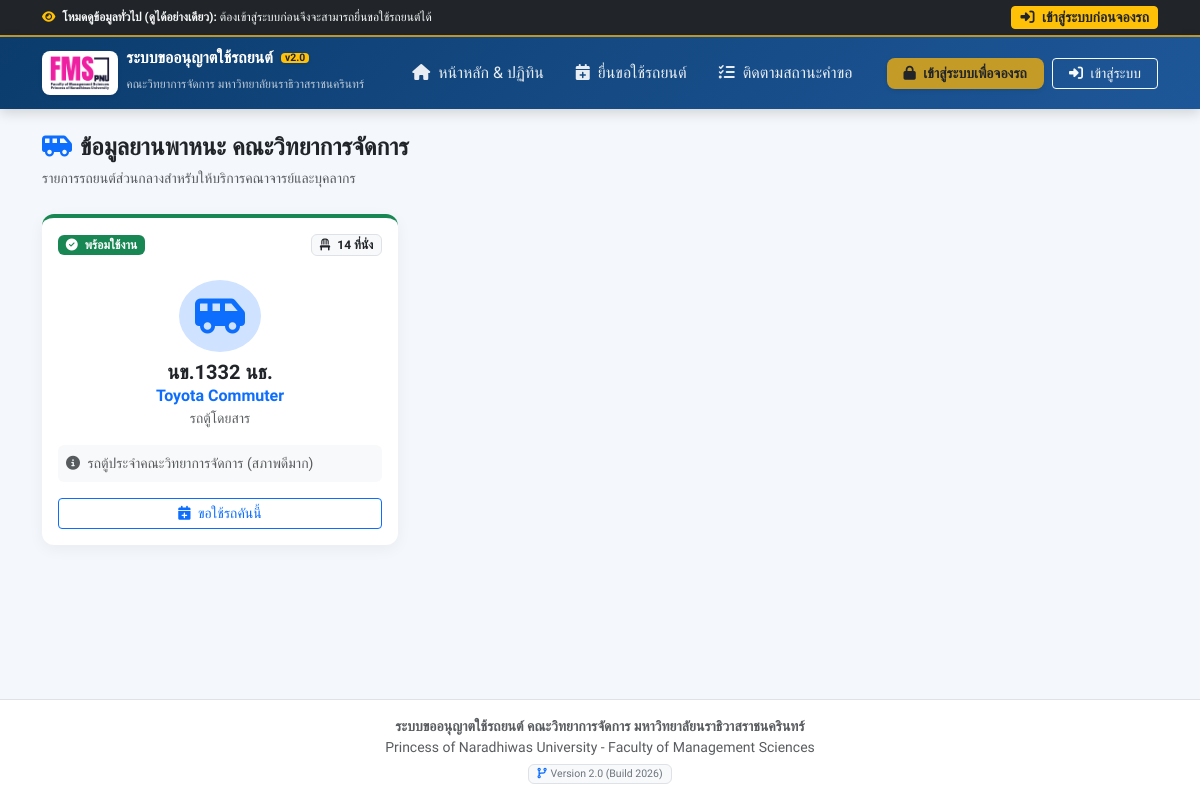
Screenshot of /vehicles.php with the database file from the repository.
### tables this page shows
CREATE TABLE vehicles (
    id INTEGER PRIMARY KEY AUTOINCREMENT,
    plate_number TEXT UNIQUE NOT NULL,
    brand_model TEXT NOT NULL,
    vehicle_type TEXT NOT NULL, -- รถตู้, รถกระบะ, รถเก๋ง
    seats INTEGER DEFAULT 14,
    status TEXT DEFAULT 'active', -- active, maintenance, inactive
    notes TEXT,
    created_at DATETIME DEFAULT CURRENT_TIMESTAMP
);

### includes/auth.php (called while the page is built, shortened)
<?php
$currentUser = $_SESSION['user'] ?? null;
$isLoggedIn = !empty($currentUser);
$isAdmin = $isLoggedIn && (($currentUser['role'] ?? '') === 'admin');

### vehicles.php (the view, shortened to what this page needs)
<?php
require_once __DIR__ . '/includes/auth.php';
$vehicles = $pdo->query("SELECT * FROM vehicles ORDER BY id ASC")->fetchAll();
require_once __DIR__ . '/includes/header.php';
?>
<div class="d-flex justify-content-between align-items-center mb-4">
    <div>
        <h4 class="fw-bold text-dark mb-1">
            <i class="fas fa-van-shuttle text-primary me-2"></i>ข้อมูลยานพาหนะ คณะวิทยาการจัดการ
        </h4>
        <span class="text-muted small">
            รายการรถยนต์ส่วนกลางสำหรับให้บริการคณาจารย์และบุคลากร
        </span>
    </div>
</div>
<div class="row g-4">
    <?php foreach ($vehicles as $v): ?>
    <div class="col-md-6 col-lg-4">
        <div class="card card-custom h-100 p-3 border-top border-4 <?= ($v['status'] == 'active') ? 'border-success' : 'border-danger' ?>">
            <div class="d-flex justify-content-between align-items-center mb-2">
                <span class="badge <?= ($v['status'] == 'active') ? 'bg-success' : 'bg-danger' ?>">
                    <i class="fas <?= ($v['status'] == 'active') ? 'fa-check-circle' : 'fa-tools' ?> me-1"></i>
                    <?= ($v['status'] == 'active') ? 'พร้อมใช้งาน' : 'ซ่อมบำรุง' ?>
                </span>
                <span class="badge bg-light text-dark border">
                    <i class="fas fa-chair me-1"></i> <?= $v['seats'] ?> ที่นั่ง
                </span>
            </div>
            <div class="text-center py-3">
                <div class="bg-primary-subtle text-primary rounded-circle d-inline-flex p-3 mb-2">
                    <i class="fas <?= (strpos($v['vehicle_type'], 'กระบะ') !== false) ? 'fa-truck-pickup' : 'fa-van-shuttle' ?> fs-1"></i>
                </div>
                <h5 class="fw-bold text-dark mb-0"><?= htmlspecialchars($v['plate_number']) ?></h5>
                <div class="text-primary fw-semibold"><?= htmlspecialchars($v['brand_model']) ?></div>
                <div class="text-muted small"><?= htmlspecialchars($v['vehicle_type']) ?></div>
            </div>
            <p class="text-muted small mb-3 bg-light p-2 rounded">
                <i class="fas fa-info-circle me-1"></i> <?= htmlspecialchars($v['notes'] ?: 'ไม่มีหมายเหตุเพิ่มเติม') ?>
            </p>
            <div class="mt-auto d-flex gap-2">
                <a href="book.php?vehicle_id=<?= $v['id'] ?>" class="btn btn-sm btn-outline-primary flex-grow-1 <?= ($v['status'] != 'active') ? 'disabled' : '' ?>">
                    <i class="fas fa-calendar-plus me-1"></i> ขอใช้รถคันนี้
                </a>
            </div>
        </div>
    </div>
    <?php endforeach; ?>
</div>
<?php require_once __DIR__ . '/includes/footer.php'; ?>

### includes/header.php (shortened to what this page needs)
<?php
require_once __DIR__ . '/auth.php';
$currentPage = basename($_SERVER['PHP_SELF']);
?>
<!DOCTYPE html>
<html lang="th">
<head>
    <link href="https://cdn.jsdelivr.net/npm/bootstrap@5.3.3/dist/css/bootstrap.min.css" rel="stylesheet">
    <link href="https://cdnjs.cloudflare.com/ajax/libs/font-awesome/6.5.1/css/all.min.css" rel="stylesheet">
    <link href="https://cdn.jsdelivr.net/npm/fullcalendar@6.1.11/index.global.min.css" rel="stylesheet">
</head>
<body>
<div class="role-bar">
    <div class="container d-flex flex-wrap justify-content-between align-items-center">
        <?php if ($isAdmin): ?>
            <div class="d-flex align-items-center">
                <span class="badge bg-danger me-2"><i class="fas fa-user-shield me-1"></i> ผู้ดูแลระบบ (Admin)</span>
                <strong class="text-warning me-2"><?= htmlspecialchars($currentUser['fullname']) ?></strong>
                <span class="text-light opacity-75 small">(<?= htmlspecialchars($currentUser['position']) ?>)</span>
            </div>
            <div class="d-flex align-items-center gap-2">
                <a href="users.php" class="btn btn-warning btn-sm py-0 px-2 text-dark fw-semibold small">
                    <i class="fas fa-users-gear me-1"></i> รายชื่อ & รหัสผ่าน
                </a>
                <a href="logout.php" class="btn btn-outline-light btn-sm py-0 px-2 small" onclick="return confirm('ยืนยันต้องการออกจากระบบ?');">
                    <i class="fas fa-sign-out-alt me-1"></i> ออกจากระบบ
                </a>
            </div>
        <?php else: ?>
            <div class="small text-light">
                <i class="fas fa-eye text-warning me-1"></i> <strong>โหมดดูข้อมูลทั่วไป (ดูได้อย่างเดียว):</strong> ต้องเข้าสู่ระบบก่อนจึงจะสามารถยื่นขอใช้รถยนต์ได้
            </div>
            <div>
                <a href="login.php?redirect=book.php&login_required=1" class="btn btn-warning btn-sm py-0 px-2 fw-bold text-dark">
                    <i class="fas fa-sign-in-alt me-1"></i> เข้าสู่ระบบก่อนจองรถ
                </a>
            </div>
        <?php endif; ?>
    </div>
</div>
<nav class="navbar navbar-expand-lg navbar-dark navbar-pnu sticky-top">
    <div class="container">
        <a class="navbar-brand d-flex align-items-center" href="index.php">
            <div class="bg-white rounded-3 px-2 py-1 me-2 d-flex align-items-center justify-content-center shadow-sm" style="height: 44px;">
                <img src="assets/fms-logo.png" alt="FMS PNU Logo" style="height: 34px; width: auto; max-width: 80px; object-fit: contain;">
            </div>
            <div>
                <div class="fw-bold fs-6 lh-1 d-flex align-items-center gap-2">
                    <span>ระบบขออนุญาตใช้รถยนต์</span>
                    <span class="badge bg-warning text-dark px-1 py-0 shadow-sm" style="font-size: 0.65rem; font-weight: 700; border-radius: 4px;">v<?= APP_VERSION ?></span>
                </div>
                <small class="text-light opacity-75" style="font-size: 0.75rem;">คณะวิทยาการจัดการ มหาวิทยาลัยนราธิวาสราชนครินทร์</small>
            </div>
        </a>
        <div class="collapse navbar-collapse" id="navbarMain">
            <ul class="navbar-nav me-auto mb-2 mb-lg-0 ms-lg-3">
                <li class="nav-item">
                    <a class="nav-link <?= ($currentPage == 'index.php') ? 'active' : '' ?>" href="index.php">
                        <i class="fas fa-home me-1"></i> หน้าหลัก & ปฏิทิน
                    </a>
                </li>
                <li class="nav-item">
                    <a class="nav-link <?= ($currentPage == 'book.php') ? 'active' : '' ?>" href="<?= $isLoggedIn ? 'book.php' : 'login.php?redirect=book.php&login_required=1' ?>">
                        <i class="fas fa-calendar-plus me-1"></i> ยื่นขอใช้รถยนต์
                    </a>
                </li>
                <li class="nav-item">
                    <a class="nav-link <?= ($currentPage == 'my_bookings.php') ? 'active' : '' ?>" href="my_bookings.php">
                        <i class="fas fa-list-check me-1"></i> ติดตามสถานะคำขอ
                    </a>
                </li>
            </ul>
            <div class="d-flex align-items-center gap-2">
                <?php if ($isLoggedIn): ?>
                    <a href="book.php" class="btn btn-gold btn-sm px-3 shadow-sm">
                        <i class="fas fa-plus-circle me-1"></i> จองรถใหม่
                    </a>
                <?php else: ?>
                    <a href="login.php?redirect=book.php&login_required=1" class="btn btn-gold btn-sm px-3 shadow-sm">
                        <i class="fas fa-lock me-1"></i> เข้าสู่ระบบเพื่อจองรถ
                    </a>
                    <a href="login.php" class="btn btn-outline-light btn-sm px-3">
                        <i class="fas fa-sign-in-alt me-1"></i> เข้าสู่ระบบ
                    </a>
                <?php endif; ?>
            </div>
        </div>
    </div>
</nav>
<main class="container my-4 flex-grow-1">

### includes/footer.php (shortened to what this page needs)
</main>
<footer class="bg-white border-top py-3 mt-auto">
    <div class="container text-center text-muted small">
        <div class="fw-semibold">ระบบขออนุญาตใช้รถยนต์ คณะวิทยาการจัดการ มหาวิทยาลัยนราธิวาสราชนครินทร์</div>
        <div>Princess of Naradhiwas University - Faculty of Management Sciences</div>
        <div class="mt-1">
            <span class="badge bg-light text-secondary border px-2 py-1" style="font-weight: 500;">
                <i class="fas fa-code-branch me-1 text-primary"></i><?= defined('APP_VERSION_FULL') ? APP_VERSION_FULL : 'Version 2.0' ?>
            </span>
        </div>
    </div>
</footer>
</body>
</html>

### includes/header.php (style rules this page uses)
:root { --pnu-blue: #0b3c6d; --pnu-gold: #c59b27; --pnu-light: #f4f7fb; }
body { font-family: 'Prompt', sans-serif; background-color: var(--pnu-light); color: #333; min-height: 100vh; display: flex; flex-direction: column; }
.navbar-pnu { background: linear-gradient(135deg, #0b3c6d 0%, #1e5799 100%); box-shadow: 0 4px 12px rgba(0,0,0,0.15); }
.navbar-pnu .nav-link { color: rgba(255, 255, 255, 0.9) !important; font-weight: 500; padding: 0.6rem 1rem !important; border-radius: 6px; transition: all 0.2s; }
.role-bar { background-color: #212529; color: #fff; padding: 6px 0; font-size: 0.85rem; border-bottom: 2px solid var(--pnu-gold); }
.card-custom { border: none; border-radius: 12px; box-shadow: 0 4px 15px rgba(0,0,0,0.05); transition: transform 0.2s, box-shadow 0.2s; }
.btn-gold { background-color: var(--pnu-gold); color: #212529; font-weight: 600; border-radius: 8px; }

### rows the page displays
vehicles: status "พร้อมใช้งาน", seats "14", plate_number "นข.1332 นธ.", brand_model "Toyota Commuter", vehicle_type "รถตู้โดยสาร", notes "รถตู้ประจำคณะวิทยาการจัดการ (สภาพดีมาก)"

### other values shown
APP_VERSION "2.0"
APP_VERSION_FULL "Version 2.0 (Build 2026)"
